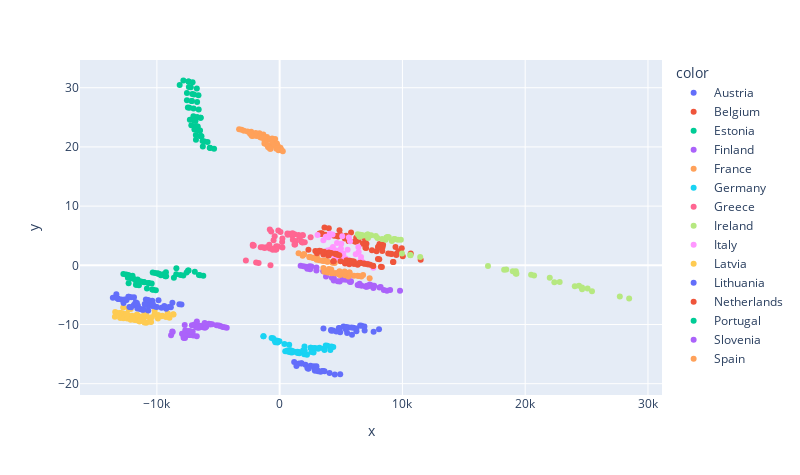

The notebook cell this image was saved under:
### Code cell
'''
PCA
'''
X = big_data.values
y = labels

pca = PCA(n_components=2, svd_solver='full')
X_r = pca.fit_transform(X)

scatter2d(X_r, y, [0, 1])
